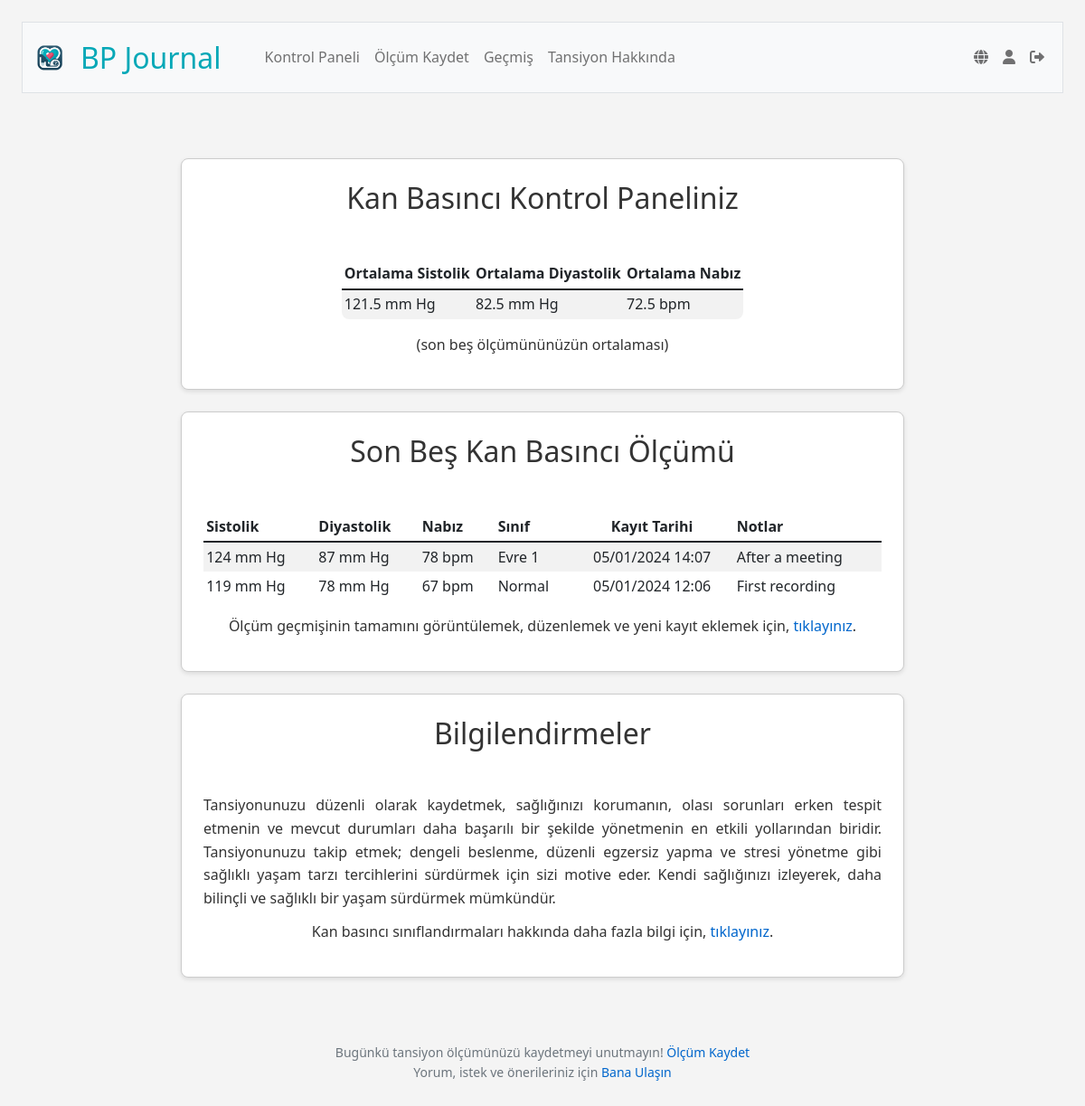
Page /dashboard (signed in) on the earlier database version.
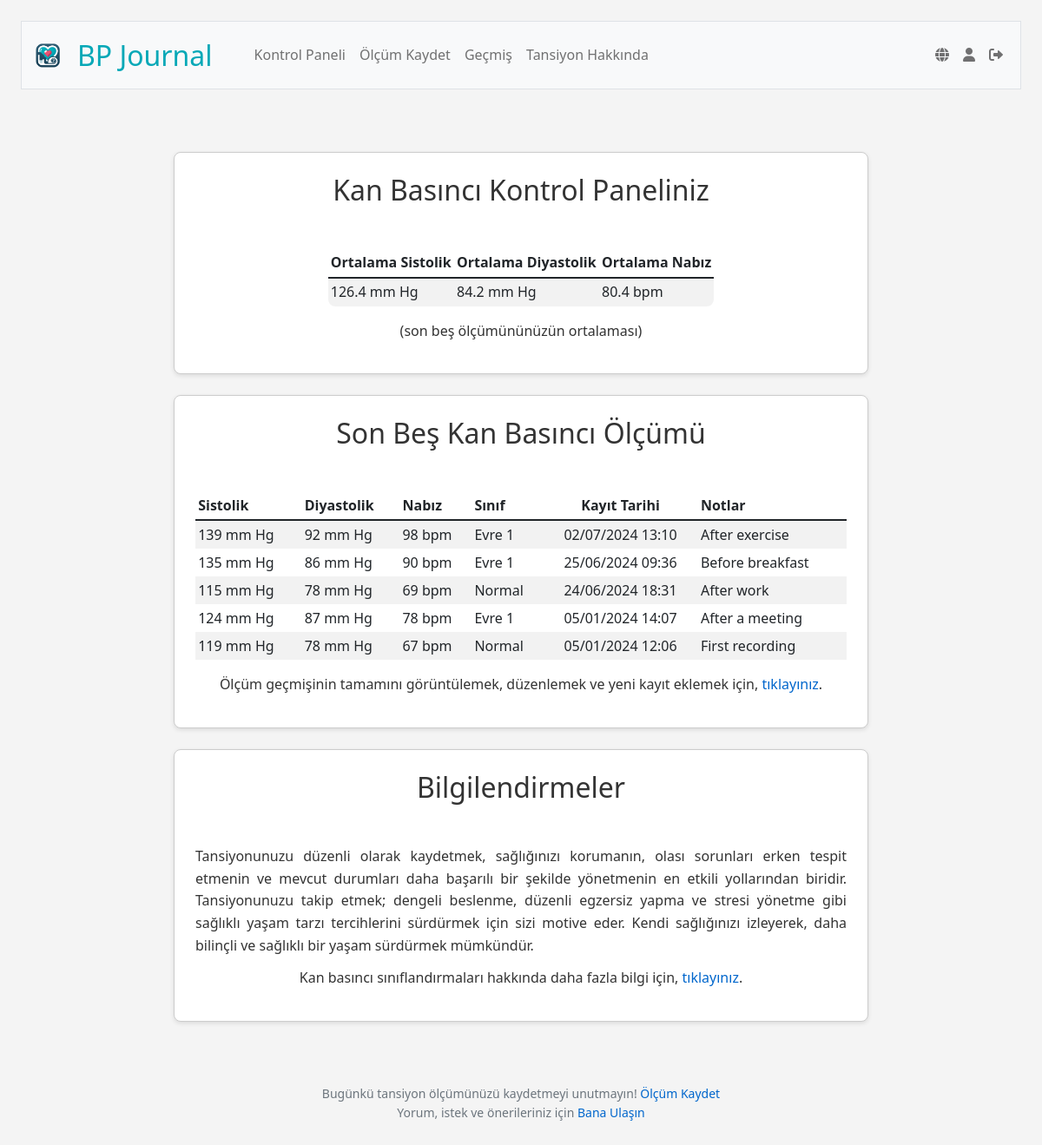
Same page on the later database version.
### tables this page shows
CREATE TABLE blood_pressure_readings (
id INTEGER PRIMARY KEY AUTOINCREMENT NOT NULL,
user_id INTEGER NOT NULL,
systolic INTEGER NOT NULL,
diastolic INTEGER NOT NULL,
pulse INTEGER,
reading_date DATETIME DEFAULT CURRENT_TIMESTAMP,
notes TEXT,
FOREIGN KEY (user_id) REFERENCES users (id));

### app.py (the view)
@app.route("/dashboard")
@login_required
def dashboard():
    user_id = session["user_id"]
    user_timezone = db.execute("SELECT timezone FROM users WHERE id = ?", user_id)[0]['timezone']
    user_tz = pytz.timezone(user_timezone)
    recording_rows = db.execute("""
                                SELECT *
                                FROM blood_pressure_readings
                                WHERE user_id = ?
                                ORDER BY reading_date
                                DESC LIMIT 5
    """, user_id)
    for row in recording_rows:
        row["classification"] = classify_bp(row["systolic"], row["diastolic"])
        utc_time = row["reading_date"]
        try:
            local_time = pytz.utc.localize(datetime.strptime(utc_time, '%Y-%m-%d %H:%M:%S')).astimezone(user_tz)
            row["reading_date"] = local_time.strftime('%d/%m/%Y %H:%M')
        except Exception:
            row["reading_date"] = utc_time
    user_avg_recording = db.execute("""
        SELECT AVG(systolic) AS avg_systolic,
        AVG(diastolic) AS avg_diastolic,
        AVG(pulse) AS avg_pulse
        FROM (
            SELECT systolic, diastolic, pulse
            FROM blood_pressure_readings
            WHERE user_id = ?
            ORDER BY reading_date DESC
            LIMIT 5
        )
    """, user_id)
    if user_avg_recording:
        avg_data = {
            'avg_systolic': round(user_avg_recording[0]['avg_systolic'], 1) if user_avg_recording[0]['avg_systolic'] else '',
            'avg_diastolic': round(user_avg_recording[0]['avg_diastolic'], 1) if user_avg_recording[0]['avg_diastolic'] else '',
            'avg_pulse': round(user_avg_recording[0]['avg_pulse'], 1) if user_avg_recording[0]['avg_pulse'] else ''
        }
    else:
        avg_data = {'avg_systolic': 'N/A', 'avg_diastolic': 'N/A', 'avg_pulse': 'N/A'}
    return render_template("dashboard.html", classes=g.language_data['classes'], data=g.language_data['dashboard'], last5reading=recording_rows, user_id=user_id, user_avg_recording=[avg_data])

### app.py (called while the page is built)
@app.before_request
def load_language_data():
    if 'language' not in session:
        session['language'] = 'tr'
    user_lang = session['language']
    with open(f'languages/{user_lang}.json', 'r') as file:
        g.language_data = json.load(file)
    g.language_data['current_lang'] = user_lang

@app.after_request
def after_request(response):
    response.headers["Cache-Control"] = "no-cache, no-store, must-revalidate"
    response.headers["Expires"] = 0
    response.headers["Pragma"] = "no-cache"
    return response

@app.context_processor
def inject_layout_data():
    return dict(layout_data=g.language_data['layout'])

@app.context_processor
def inject_user_details():
    if 'user_id' in session:
        user_id = session['user_id']
        user_info = db.execute("SELECT username FROM users WHERE id = ?", user_id)
        if user_info:
            username = user_info[0]['username']
        else:
            username = None
    else:
        username = None
    return {'username': username}

### helpers.py (called while the page is built)
def classify_bp(systolic, diastolic):
    if systolic < 120 and diastolic < 80:
        return "Normal"
    elif 120 <= systolic < 130 and diastolic < 80:
        return "Elevated"
    elif 130 <= systolic < 140 or 80 <= diastolic < 90:
        return "High1"
    elif 140 <= systolic or 90 <= diastolic:
        return "High2"
    else:
        return "Crisis"

def login_required(f):
    @wraps(f)
    def decorated_function(*args, **kwargs):
        if session.get("user_id") is None:
            return redirect("/login")
        return f(*args, **kwargs)
    return decorated_function

### templates/dashboard.html (shortened to what this page needs)
{% extends "layout.html" %}
{% block main %}
<div class="section" id="average-table-div">
    <h2>{{ data.heading }}</h2>
    <table class="table table-striped" id="average-table">
        <thead>
            <tr>
                <th class="text-start">{{ data.avgSystolic }}</th>
                <th class="text-start">{{ data.avgDiastolic }}</th>
                <th class="text-start">{{ data.avgPulse }}</th>
            </tr>
        </thead>
        <tbody>
            {% for row in user_avg_recording %}
            <tr>
                <td class="text-start">{{ row.avg_systolic }} mm Hg</td>
                <td class="text-start">{{ row.avg_diastolic }} mm Hg</td>
                <td class="text-start">{{ row.avg_pulse }} bpm</td>
            </tr>
            {% endfor %}
        </tbody>
    </table>
    <p class="text-center">{{ data.description }}</p>
</div>
<div class="section", id="trends">
    <h2>{{ data.last5heading }}</h2>
    <table class="table table-striped">
        <thead>
            <tr>
                <th class="text-start">{{ data.systolic }}</th>
                <th class="text-start">{{ data.diastolic }}</th>
                <th class="text-start">{{ data.pulse }}</th>
                <th class="text-start">{{ data.readingClassification }}</th>
                <th class="text-center">{{ data.dateRecorded }}</th>
                <th class="text-start">{{ data.notes }}</th>
            </tr>
        </thead>
        <tbody>
            {% for row in last5reading %}
            <tr>
                <td class="text-start">{{ row.systolic }} mm Hg</td>
                <td class="text-start">{{ row.diastolic }} mm Hg</td>
                <td class="text-start">{{ row.pulse }} bpm</td>
                <td class="text-start">{{ classes[row.classification] }}</td>
                <td class="text-center">{{ row.reading_date }}</td>
                <td class="text-start">{{ row.notes }}</td>
            </tr>
            {% endfor %}
        </tbody>
    </table>
    <p class="text-center">{{ data.historyLink.text }}, <a href="/history">{{ data.historyLink.textUrl }}</a>.</p>
</div>
<div class="section", id="alerts-tips-section">
    <h2>{{ data.alertsHeading }}</h2>
    <p>{{ data.comment }}</p>
    <p class="text-center">{{ data.classificationLink.text }}, <a href="/resources">{{ data.classificationLink.textUrl }}</a>.</p>
</div>
{% endblock %}

### templates/layout.html (shortened to what this page needs)
<!DOCTYPE html>
<html lang="en">
    <head>
        <link href="https://cdn.jsdelivr.net/npm/bootstrap@5.1.3/dist/css/bootstrap.min.css" rel="stylesheet">
        <link href="/static/styles.css" rel="stylesheet">
        <link rel="stylesheet" href="https://cdnjs.cloudflare.com/ajax/libs/font-awesome/6.0.0-beta3/css/all.min.css">
    </head>
    <body>
        <nav class="bg-light border navbar navbar-expand-md navbar-light">
            <div class="container-fluid">
                <a class="navbar-brand" href="/"><img src="/static/icon.png" height="40px" width="40px"  alt="App Icon"><span class="blue">{{ layout_data.navbarBrand }}</span></a>
                <div class="collapse navbar-collapse" id="navbar">
                    {% if session["user_id"] %}
                        <ul class="navbar-nav me-auto">
                            <li class="nav-item"><a class="nav-link" href="/dashboard">{{ layout_data.dashboard }}</a></li>
                            <li class="nav-item"><a class="nav-link" href="/record">{{ layout_data.recordReading }}</a></li>
                            <li class="nav-item"><a class="nav-link" href="/history">{{ layout_data.history }}</a></li>
                            <li class="nav-item"><a class="nav-link" href="/resources">{{ layout_data.resources }}</a></li>
                        </ul>
                        <ul class="navbar-nav ms-auto" id="navProfileLogOutLinks">
                            <li class="nav-item">
                                <a class="nav-link" href="/toggle_language" class="nav-link" title="{% if session.get('language', 'tr') == 'tr' %}English{% else %}Türkçe{% endif %}">
                                    <i class="fas fa-globe"></i>
                                </a>
                            </li>
                            <li class="nav-item">
                                <a class="nav-link" href="/profile" title="{{ username }}">
                                    <i class="fas fa-user"></i>
                                </a>
                            </li>
                            <li class="nav-item">
                                <a class="nav-link" href="/logout" title="{{ layout_data.logOut }}">
                                    <i class="fas fa-sign-out-alt"></i>
                                </a>
                            </li>
                        </ul>
                    {% endif %}
                </div>
            </div>
        </nav>
        <main class="container-fluid py-5 text-center">
            {% block main %}{% endblock %}
        </main>
        <footer class="mb-5 small text-center text-muted">
            {% if session["user_id"] %}
                {{ layout_data.footerTextA }} <a href="/record">{{ layout_data.footerTextB }}</a> <br>
            {% endif %}
                {{ layout_data.footerTextC }} <a href="mailto:dryelissatomic@gmail.com">{{ layout_data.footerTextD }}</a>
        </footer>
    </body>
</html>

### static/styles.css (style rules this page uses)
body { background-color: #f4f4f4; color: #333; font-family: 'Segoe UI', Arial, sans-serif; line-height: 1.6; margin: 0; padding: 1.5em; }
h2, h3, h4, h5 { margin-bottom: 1.5em; text-align: center; }
h2 { font-size: 2em; }
p, li, a { font-size: 1em; text-align: justify; }
p, li { margin-bottom: 0.75em; }
a { color: #0066cc; text-decoration: none; }
ul, ol { margin-bottom: 1em; margin-left: 1.5em; }
.section { background-color: #ffffff; border: 1px solid #ccc; border-radius: 0.5em; box-shadow: 0 2px 5px rgba(0,0,0,0.1); padding: 1.5em; margin: 1.5em auto; margin-left: auto; margin-right: auto; max-width: 800px; }
#average-table { border-collapse: collapse; border-radius: 0.5em; margin-left: auto; margin-right: auto; max-width:max-content; overflow: hidden; text-align: center; }
.table>:not(caption)>*>* { border-bottom-width: 0px; padding: .2rem .2rem; vertical-align: middle; }
.text-center { text-align: center; }
nav .navbar-brand { font-size: xx-large; vertical-align: middle; display: flex; align-items: center; }
nav .navbar-brand img { height: 36px; width: auto; vertical-align: middle; }
nav .navbar-brand .blue { color: #06a8b7; margin-left: 0.5em; }
.navbar-nav { display: flex; justify-content: space-between; align-items: center; }
.navbar-nav .nav-item { width: max-content; }
.navbar-nav .nav-link, .navbar-nav .nav-item { margin-bottom: 0 !important; align-items: center; }

Differences in the rows shown:
added blood_pressure_readings: systolic "139", diastolic "92", pulse "98", classes "Evre 1", reading_date "02/07/2024 13:10", notes "After exercise"
added blood_pressure_readings: systolic "135", diastolic "86", pulse "90", classes "Evre 1", reading_date "25/06/2024 09:36", notes "Before breakfast"
added blood_pressure_readings: systolic "115", diastolic "78", pulse "69", classes "Normal", reading_date "24/06/2024 18:31", notes "After work"
Other differences:
new list line: "126.4 mm Hg 84.2 mm Hg 80.4 bpm"
list line gone: "121.5 mm Hg 82.5 mm Hg 72.5 bpm"
